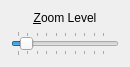
<?xml version="1.0" encoding="UTF-8"?>
<ui version="4.0">
 <class>ZoomWidget</class>
 <widget class="QWidget" name="ZoomWidget">
  <property name="geometry">
   <rect>
    <x>0</x>
    <y>0</y>
    <width>130</width>
    <height>67</height>
   </rect>
  </property>
  <property name="sizePolicy">
   <sizepolicy hsizetype="Fixed" vsizetype="Minimum">
    <horstretch>0</horstretch>
    <verstretch>0</verstretch>
   </sizepolicy>
  </property>
  <property name="minimumSize">
   <size>
    <width>130</width>
    <height>0</height>
   </size>
  </property>
  <property name="maximumSize">
   <size>
    <width>130</width>
    <height>16777215</height>
   </size>
  </property>
  <property name="windowTitle">
   <string>Form</string>
  </property>
  <layout class="QVBoxLayout" name="verticalLayout">
   <item>
    <widget class="QLabel" name="label">
     <property name="text">
      <string>&amp;Zoom Level</string>
     </property>
     <property name="alignment">
      <set>Qt::AlignCenter</set>
     </property>
     <property name="buddy">
      <cstring>slider</cstring>
     </property>
    </widget>
   </item>
   <item>
    <widget class="QSlider" name="slider">
     <property name="minimum">
      <number>2</number>
     </property>
     <property name="maximum">
      <number>100</number>
     </property>
     <property name="singleStep">
      <number>1</number>
     </property>
     <property name="pageStep">
      <number>10</number>
     </property>
     <property name="value">
      <number>10</number>
     </property>
     <property name="orientation">
      <enum>Qt::Horizontal</enum>
     </property>
     <property name="tickPosition">
      <enum>QSlider::TicksBothSides</enum>
     </property>
    </widget>
   </item>
  </layout>
 </widget>
 <resources/>
 <connections/>
</ui>
